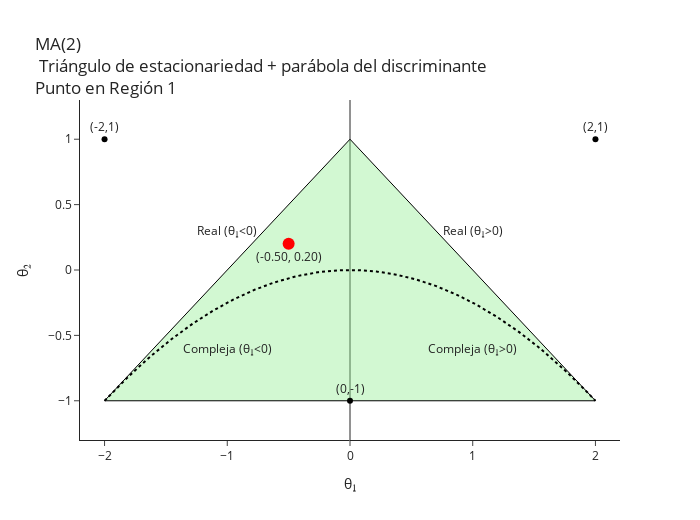
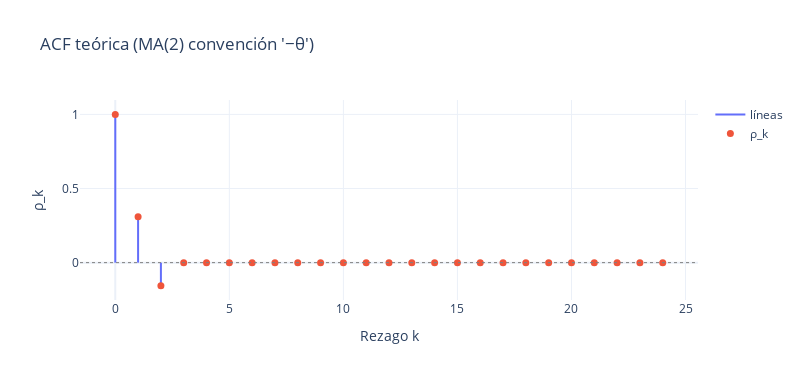

Notebook cell for these charts, in order:
### Markdown cell above
**Región Admisible #1: Discriminante > 0 y θ₁ < 0**

### Code cell
t1 = -0.5
t2 = 0.2

fig = ma2_region_quad(t1, t2)
fig.show()

### Figure 1 — Plotly figure (JSON) as saved in the notebook; plotly's stock layout.template omitted (floating-point values rounded to 4 significant figures; data arrays with more than 128 entries replaced by an {"elided": "..."} marker saying what was removed)
{"data": [{"fill": "toself", "fillcolor": "rgba(144, 238, 144, 0.4)", "line": {"color": "black", "width": 1}, "mode": "lines", "name": "Región de Estacionariedad", "type": "scatter", "x": [-2, 2, 0, -2], "y": [-1, -1, 1, -1]}, {"line": {"color": "black", "dash": "dot", "width": 2}, "mode": "lines", "name": "Δ=0  (θ₂ = −¼ θ₁²)", "type": "scatter", "x": {"elided": "600 float values"}, "y": {"elided": "600 float values"}}, {"marker": {"color": "black", "size": 6}, "mode": "markers+text", "showlegend": false, "text": ["(-2,1)", "(2,1)", "(0,-1)"], "textposition": "top center", "type": "scatter", "x": [-2, 2, 0], "y": [1, 1, -1]}, {"marker": {"color": "red", "size": 12, "symbol": "circle"}, "mode": "markers+text", "name": "punto (θ₁, θ₂)", "text": ["(-0.50, 0.20)"], "textposition": "bottom center", "type": "scatter", "x": [-0.5], "y": [0.2]}], "layout": {"annotations": [{"showarrow": false, "text": "Real\n(θ₁<0)", "x": -1, "y": 0.3}, {"showarrow": false, "text": "Real\n(θ₁>0)", "x": 1, "y": 0.3}, {"showarrow": false, "text": "Compleja\n(θ₁<0)", "x": -1, "y": -0.6}, {"showarrow": false, "text": "Compleja\n(θ₁>0)", "x": 1, "y": -0.6}], "height": 520, "showlegend": false, "title": {"text": "MA(2)<br> Triángulo de estacionariedad + parábola del discriminante<br>Punto en Región 1"}, "width": 700, "xaxis": {"range": [-2.2, 2.2], "title": {"text": "θ₁"}, "zeroline": true}, "yaxis": {"range": [-1.3, 1.3], "title": {"text": "θ₂"}, "zeroline": false}}}

### Figure 2 — Plotly figure (JSON) as saved in the notebook; plotly's stock layout.template omitted (floating-point values rounded to 4 significant figures)
{"data": [{"line": {"width": 2}, "mode": "lines", "name": "líneas", "type": "scatter", "x": [0, 0, null, 1, 1, null, 2, 2, null, 3, 3, null, 4, 4, null, 5, 5, null, 6, 6, null, 7, 7, null, 8, 8, null, 9, 9, null, 10, 10, null, 11, 11, null, 12, 12, null, 13, 13, null, 14, 14, null, 15, 15, null, 16, 16, null, 17, 17, null, 18, 18, null, 19, 19, null, 20, 20, null, 21, 21, null, 22, 22, null, 23, 23, null, 24, 24, null], "y": [0, 1, null, 0, 0.3101, null, 0, -0.155, null, 0, 0, null, 0, 0, null, 0, 0, null, 0, 0, null, 0, 0, null, 0, 0, null, 0, 0, null, 0, 0, null, 0, 0, null, 0, 0, null, 0, 0, null, 0, 0, null, 0, 0, null, 0, 0, null, 0, 0, null, 0, 0, null, 0, 0, null, 0, 0, null, 0, 0, null, 0, 0, null, 0, 0, null, 0, 0, null]}, {"marker": {"size": 7}, "mode": "markers", "name": "ρ_k", "type": "scatter", "x": [0, 1, 2, 3, 4, 5, 6, 7, 8, 9, 10, 11, 12, 13, 14, 15, 16, 17, 18, 19, 20, 21, 22, 23, 24], "y": [1.0, 0.3101, -0.155, 0.0, 0.0, 0.0, 0.0, 0.0, 0.0, 0.0, 0.0, 0.0, 0.0, 0.0, 0.0, 0.0, 0.0, 0.0, 0.0, 0.0, 0.0, 0.0, 0.0, 0.0, 0.0]}], "layout": {"height": 380, "shapes": [{"line": {"color": "gray", "dash": "dot", "width": 1}, "type": "line", "x0": 0, "x1": 1, "xref": "x domain", "y0": 0, "y1": 0, "yref": "y"}], "title": {"text": "ACF teórica (MA(2) convención '−θ')"}, "width": 800, "xaxis": {"title": {"text": "Rezago k"}}, "yaxis": {"title": {"text": "ρ_k"}}}}
